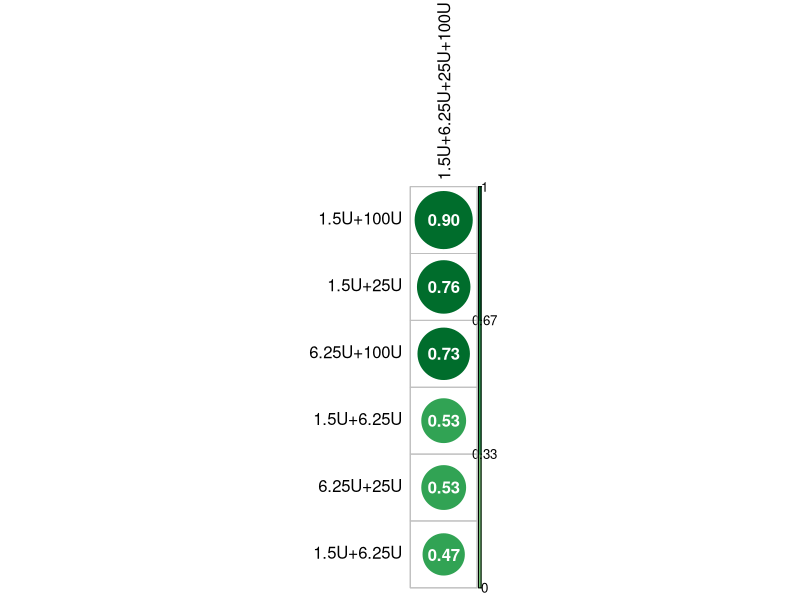
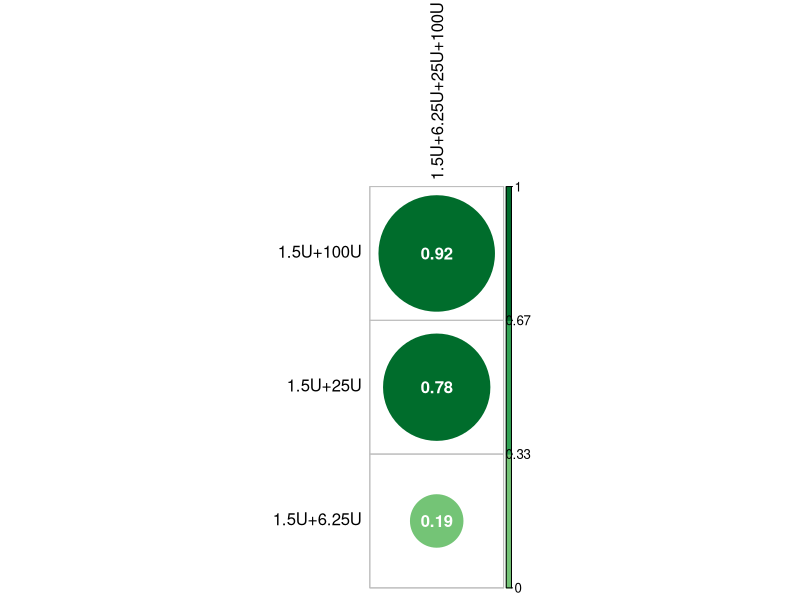

The R source for these figures, in order:
#!/usr/bin/env Rscript 

USER<-Sys.info()["user"]

OUT<-paste0("/home/",USER,"/nucMACC_Paper/data/R001_nucMacc/manuscript_figures/Fig5/pairwise")

library(corrplot)

mx<-matrix(data = c(0.9,0.76,0.73, 0.53, 0.53, 0.47), ncol=1,
        dimnames = list(
        "row"=c("1.5U+100U","1.5U+25U","6.25U+100U","1.5U+6.25U",
                "6.25U+25U","1.5U+6.25U" ),
                "col"="1.5U+6.25U+25U+100U"))

pdf(file=paste0(OUT,"/corPlot.pdf"), height = 5)
corrplot(mx,col =RColorBrewer::brewer.pal(5,"Greens"),col.lim = c(0,1),
        addCoef.col = "white",tl.col="black"
        )
dev.off()

mx_sub<-matrix(data = c(0.92,0.78,0.19), ncol=1,
        dimnames = list(
                "row"=c("1.5U+100U","1.5U+25U","1.5U+6.25U" ),
                "col"="1.5U+6.25U+25U+100U"))

pdf(file=paste0(OUT,"/corPlot_sub.pdf"), height = 4)
corrplot(mx_sub,col =RColorBrewer::brewer.pal(5,"Greens"),col.lim = c(0,1),
        addCoef.col = "white",tl.col="black")
dev.off()

